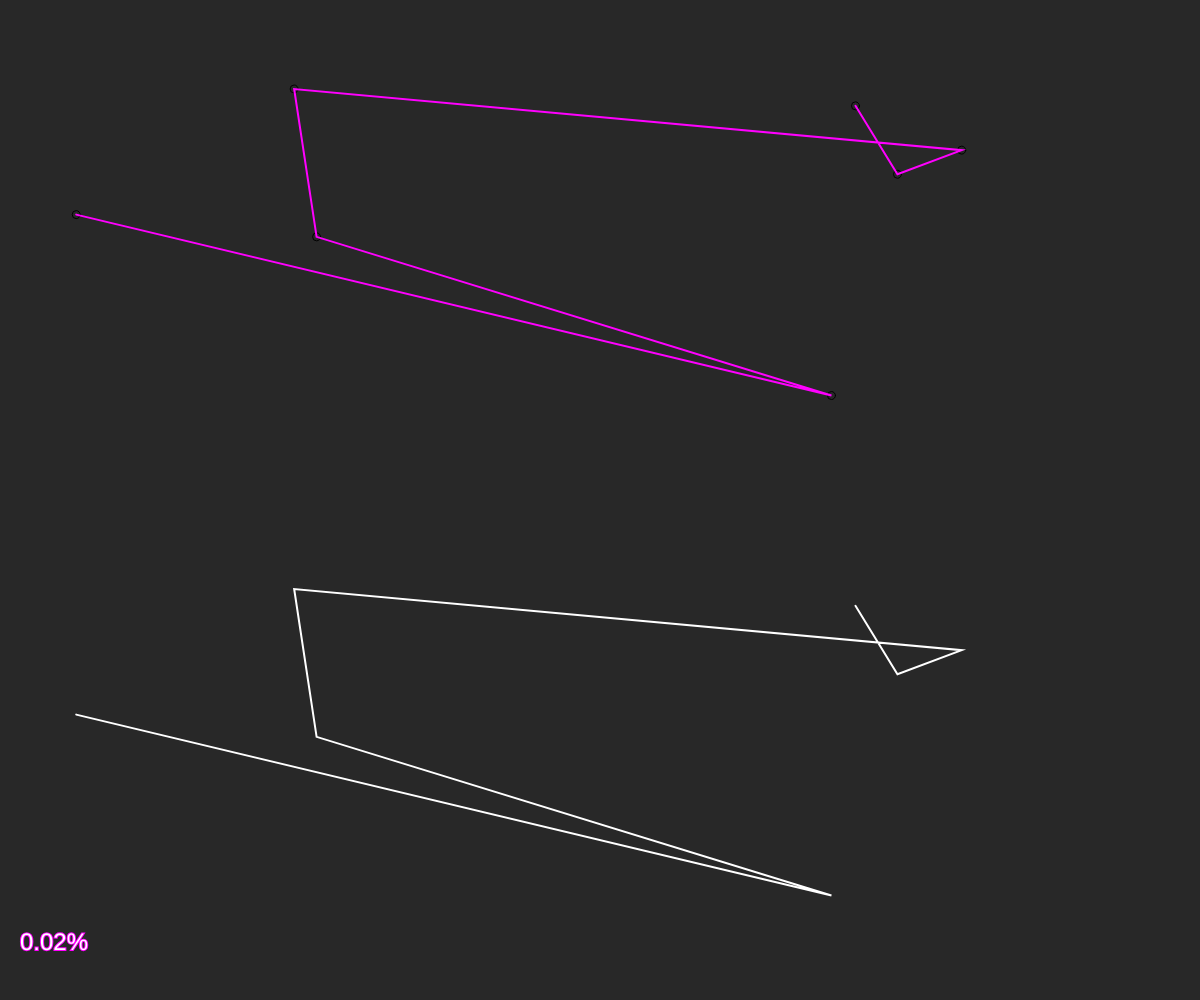
Frame 1 (no input)
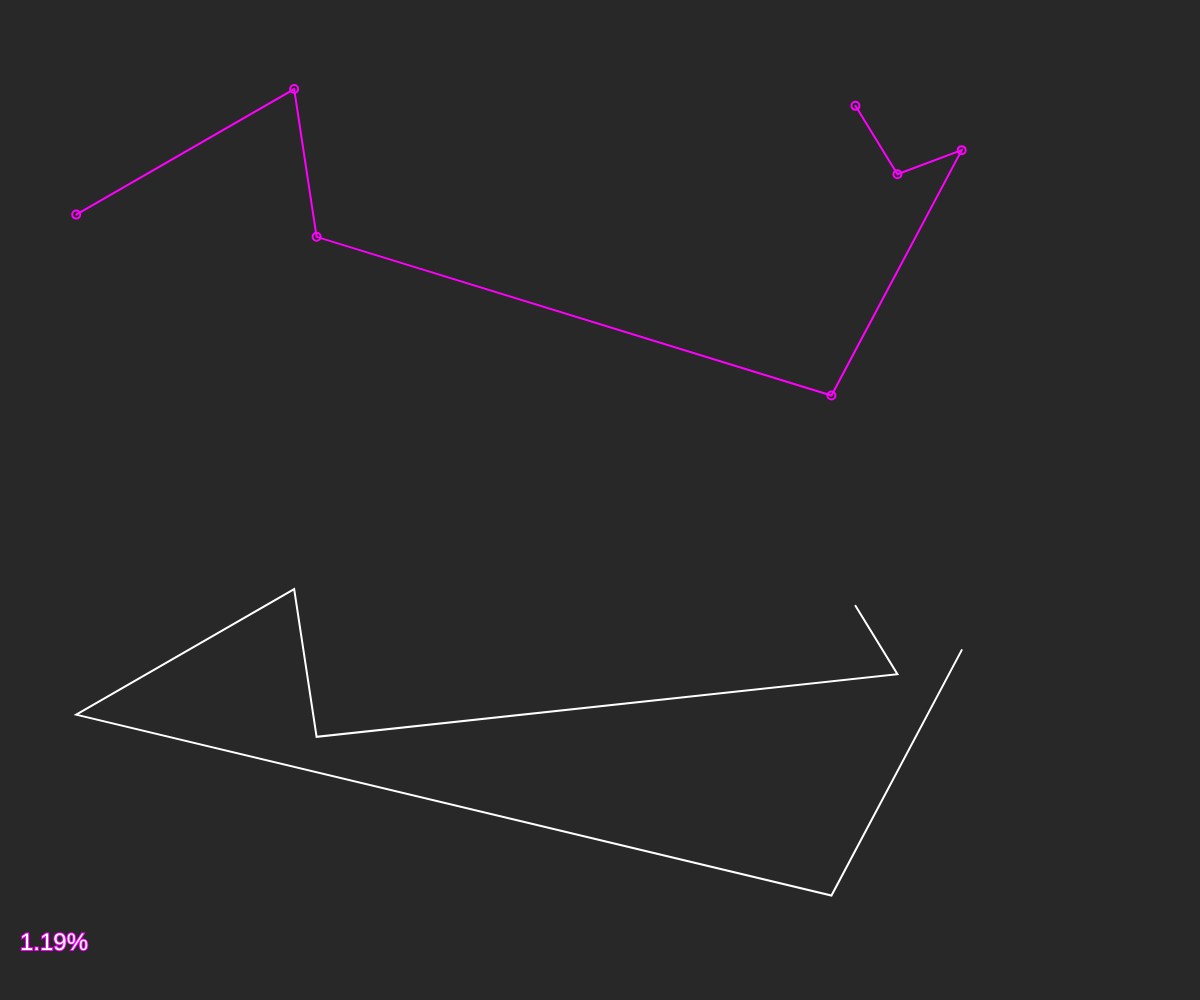
Frame 60 (no input)
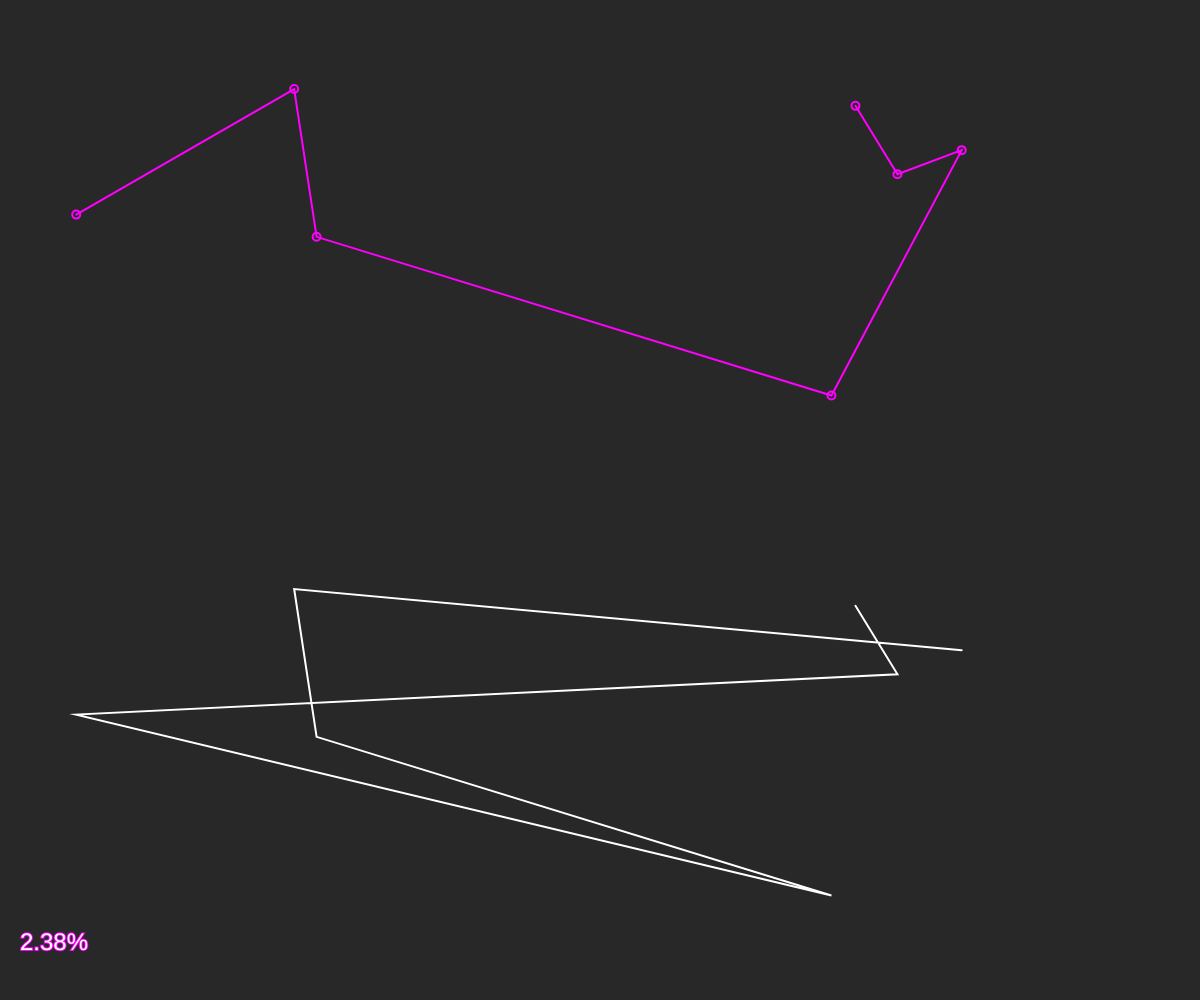
Frame 120 (the mouse pressed at the canvas centre since frame 60)

The p5.js sketch that drew these frames (run headless with seeded random() and noise() and a simulated clock; from frame 60 on, the mouse is pressed at the canvas centre):

// p5.js sketch
// ── sketch.js
let cities = [];
let totalCities = 7;
let diameter = 8;
let radius = diameter / 2;
let bestEver;
let recordDistance;
let order = [];
let totalPermutations;
let count = 0;

function setup() {
  createCanvas(windowWidth, windowHeight);
  for (let i = 0; i < totalCities; i++) {
    let v = createVector(
      random(radius, windowWidth - radius),
      random(radius, windowHeight / 2 - radius)
    );
    cities[i] = v;
    order[i] = i;
  }

  recordDistance = calcDistance(cities, order);
  bestEver = order.slice();
  totalPermutations = factorial(totalCities);
  console.log("totalPermutations: " + totalPermutations);
}

function draw() {
  //   frameRate(1);
  background(40);
  noFill();
  for (let i = 0; i < totalCities; i++) {
    ellipse(cities[i].x, cities[i].y, diameter);
  }

  stroke(255, 0, 255);
  strokeWeight(2);
  beginShape();
  for (let i = 0; i < order.length; i++) {
    let n = bestEver[i];
    vertex(cities[n].x, cities[n].y);
  }
  endShape();

  translate(0, height / 2);
  stroke(255);
  strokeWeight(2);
  beginShape();
  for (let i = 0; i < order.length; i++) {
    let n = order[i];
    vertex(cities[n].x, cities[n].y);
  }
  endShape();

  let d = calcDistance(cities, order);
  if (d < recordDistance) {
    recordDistance = d;
    bestEver = order.slice();
  }

  nextOrder();

  stroke(255, 0, 255);
  textSize(24);
  let percentDone = (count / totalPermutations) * 100;
  let s = nf(percentDone, 0, 2) + "%";
  fill(255);
  text(s, 20, height / 2 - 50);
}

function windowResized() {
  resizeCanvas(windowWidth, windowHeight);
}

function swap(a, i, j) {
  let temp = a[i];
  a[i] = a[j];
  a[j] = temp;
}

function calcDistance(points, order) {
  let sum = 0;
  for (let i = 0; i < order.length - 1; i++) {
    let cityA = points[order[i]];
    let cityB = points[order[i + 1]];
    let d = dist(cityA.x, cityA.y, cityB.x, cityB.y);
    sum += d;
  }
  return sum;
}

function nextOrder() {
  let largestI = -1;
  for (let i = 0; i < order.length - 1; i++) {
    if (order[i] < order[i + 1]) {
      largestI = i;
    }
  }
  if (largestI == -1) {
    noLoop();
    console.log("finished");
  }

  largestJ = -1;
  for (let j = 0; j < order.length; j++) {
    if (order[largestI] < order[j]) {
      largestJ = j;
    }
  }

  //STEP 3
  swap(order, largestI, largestJ);

  //STEP 4: Reverse from largestI +1
  let endArray = order.splice(largestI + 1);
  endArray.reverse();
  order = order.concat(endArray);
  count++;
}

function factorial(n) {
  if (n == 1) {
    return 1;
  }
  return n * factorial(n - 1);
}
